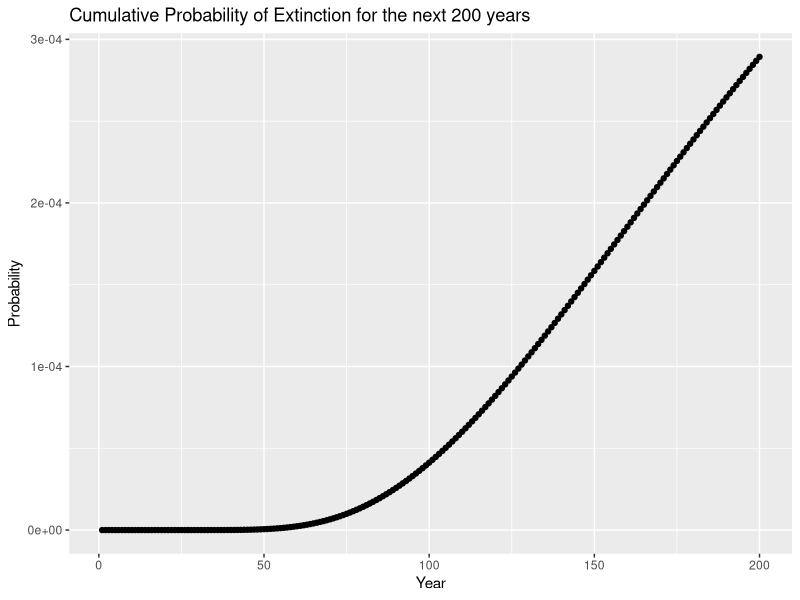

Write the R code that produced this figure.
## ---- chunk 1
knitr::opts_chunk$set(echo = TRUE)
## ---- chunk 2
library(ggplot2)
## ---- chunk 3
owls3 <- read.csv("owls3.csv")
model <- lm(ystar~xstar +0, data=owls3)
extcdf = function(mu,sig2,d,tmax=50)
{

  G = numeric(tmax)
  x=1:tmax
  G = pnorm((-d-mu*x)/sqrt(sig2*x)) +
    exp(-2*mu*d/sig2)* pnorm((-d+mu*x)/sqrt(sig2*x))
}

owl.cdf <- extcdf(mu = 0.04267, sig2 = (0.3396)^2, d = 10, tmax = 200)
  Year <- seq(from = 1, to = 200, by = 1)
    owl.cdf2 <- data.frame(cbind(Year, owl.cdf))
## ---- chunk 4
ggplot(data = owl.cdf2, aes(x = Year, y = owl.cdf)) + geom_point() + labs(y = "Probability", title = "Cumulative Probability of Extinction for the next 200 years")
